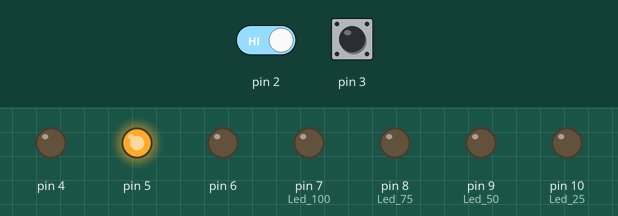
Recording of a program running on a simulated Arduino Uno, built with avr-gcc and run on an emulated ATmega328P. Parts: output pins drawn as LEDs (lit = HIGH). Dashed ring = blinking. Inputs (shaded band) come from the test bench; at power-on: pin 3 HIGH, pin 2 HIGH.

Above: at 1.2 s.
1.3 s: pin 3 pulsed LOW 2 times (0.12 s each, 0.3 s apart)
At 2.25 s:
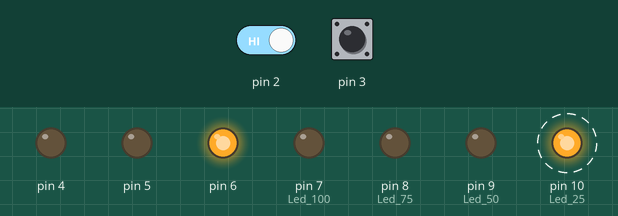
4.3 s: pin 2 driven LOW
At 4.35 s:
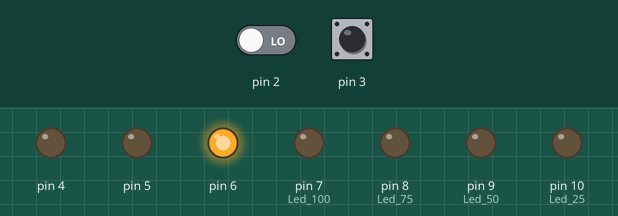
At 5.25 s:
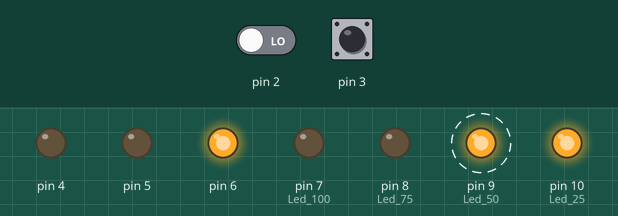
Timing chart, 0 to 7.8 s (numbered marks = the images above; inputs shaded):
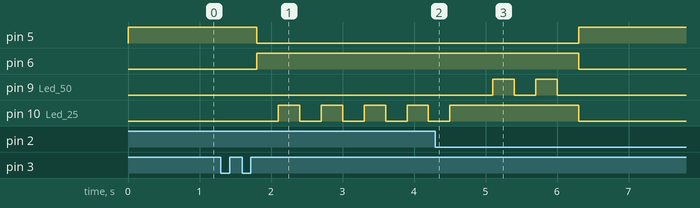

Measured:
- after the input at 1.3 s, pin 5: HIGH → LOW after 0.50 s; pin 6: LOW → HIGH after 0.50 s; pin 10 (Led_25): alternates HIGH for 0.30 s and LOW for 0.30 s, starting after 0.80 s
- after the input at 4.3 s, pin 5: LOW → HIGH after 2.0 s; pin 6: HIGH → LOW after 2.0 s; pin 7 (Led_100), pin 8 (Led_75): stops changing and stays LOW; pin 9 (Led_50): goes on until 6.0 s, then stays LOW

The program:

main.cpp
```cpp
#include <Arduino.h>

uint8_t state = 0;
uint8_t flickeringMode = 0;

bool buttonStartPressed = false;
bool charging = false;
bool buttonStopPressed = false;

long startTimer = 0;
long flickeringModeTimer = 0;
long stopTimer = 0;
long elapsed = 0;

void setup() {
  pinMode(10, OUTPUT);//Led 25%
  pinMode(9, OUTPUT);//Led 50%
  pinMode(8, OUTPUT);//Led 75%
  pinMode(7, OUTPUT);//Led 100%
  // 6 - ROSU  5 - VERDE
  pinMode(6, OUTPUT);
  pinMode(5, OUTPUT);
  pinMode(4, OUTPUT);
  digitalWrite(10, LOW);
  digitalWrite(9, LOW);
  digitalWrite(8, LOW);
  digitalWrite(7, LOW);
  digitalWrite(6, LOW);
  digitalWrite(5, HIGH);
  digitalWrite(4, LOW);

  pinMode(3, INPUT);
  pinMode(2, INPUT);
}

void loop() {
  //Incepe incarcarea
  if(digitalRead(3) == LOW && charging == false && buttonStartPressed == false) {
    buttonStartPressed = true;
    startTimer = millis();
  }

  //Verifica ca este o apasare scurta
  if(buttonStartPressed == true && digitalRead(3) == HIGH) {
    elapsed = millis() - startTimer;
    if(elapsed >= 500) {
      digitalWrite(6, HIGH);
      digitalWrite(5, LOW);
      charging = true;
      buttonStartPressed = false;
      startTimer = flickeringModeTimer = millis();
    }
  }

  //In timpul incarcarii
  if(charging == true) {
    //Aici face ca ledurile sa clipeasca inainte sa fie aprinse
    elapsed = millis() - flickeringModeTimer;
    if(elapsed >= 300 && state < 4) {
      flickeringModeTimer = millis();
      if(flickeringMode == 0) {
        digitalWrite(10 - state, HIGH);
        flickeringMode = 1;
      } else {
        digitalWrite(10 - state, LOW);
        flickeringMode = 0;
      }
    }

    //Trei sclipeiri pt toate ledurile atunci cand incarcarea este completa
    elapsed = millis() - startTimer;
    if(state > 3 && elapsed >= 1000) {
      if(state == 10) { //S-a terminat incarcarea, stingem becurile si facem ledul verde sa se aprinda
        charging = false;
        digitalWrite(6, LOW);
        digitalWrite(5, HIGH);
        digitalWrite(10, LOW);
        digitalWrite(9, LOW);
        digitalWrite(8, LOW);
        digitalWrite(7, LOW);
        state = 0;
      } else { //Sclipeste de 3 ori, cand e par se aprind, cand e impar se sting
        if(state % 2 == 0) {
          digitalWrite(10, LOW);
          digitalWrite(9, LOW);
          digitalWrite(8, LOW);
          digitalWrite(7, LOW);
        } else {
          digitalWrite(10, HIGH);
          digitalWrite(9, HIGH);
          digitalWrite(8, HIGH);
          digitalWrite(7, HIGH);
        }
        startTimer = millis();
        state ++;
      }
    }
    if(elapsed >= 3000) { //O data la 3 secunde se incarca 25% din baterie
      switch (state)
      {
      case 0:
        digitalWrite(10, HIGH);
        break;
      case 1:
        digitalWrite(9, HIGH);
        break;
      case 2:
        digitalWrite(8, HIGH);
        break;
      case 3:
        digitalWrite(7, HIGH);
        break;
      default:
        break;
      }
      startTimer = millis();
      state++;
    }
  }

  if(charging == true && digitalRead(2) == LOW && buttonStopPressed == false) {//Activeaza butonul de stop
    buttonStopPressed = true;
    stopTimer = millis();
  }

  if(digitalRead(2) == LOW) {
    if(buttonStopPressed == true && millis() - stopTimer >= 2000) { //La apasarea lunga a butonului se opreste incarcarea
      digitalWrite(10, LOW);
      digitalWrite(9, LOW);
      digitalWrite(8, LOW);
      digitalWrite(7, LOW);
      digitalWrite(5, LOW);
      charging = false;
      digitalWrite(6, LOW);
      digitalWrite(5, HIGH);
      buttonStopPressed = false;
      buttonStartPressed = false;
      state = 0;
    }
  } else {
    if(buttonStopPressed == true) { //Daca  nu este apasat lung se opreste butonul de stop
      buttonStopPressed = false;
    }
  }

  delay(50);
}
```
